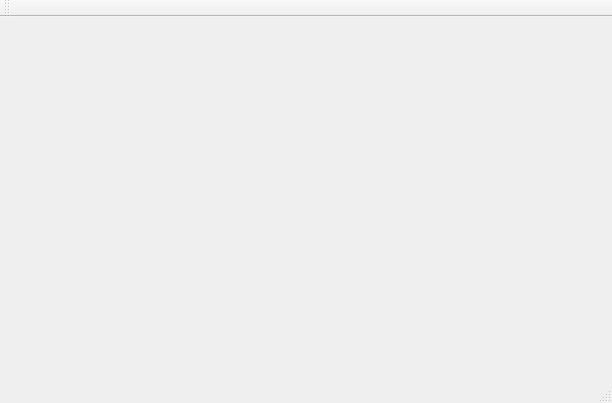
<?xml version="1.0" encoding="UTF-8"?>
<ui version="4.0">
 <class>MainWindow</class>
 <widget class="QMainWindow" name="MainWindow">
  <property name="geometry">
   <rect>
    <x>0</x>
    <y>0</y>
    <width>612</width>
    <height>403</height>
   </rect>
  </property>
  <property name="windowTitle">
   <string>MainWindow</string>
  </property>
  <widget class="QWidget" name="centralWidget">
   <widget class="QCustomPlot" name="plot" native="true">
    <property name="geometry">
     <rect>
      <x>10</x>
      <y>10</y>
      <width>581</width>
      <height>331</height>
     </rect>
    </property>
   </widget>
  </widget>
  <widget class="QMenuBar" name="menuBar">
   <property name="geometry">
    <rect>
     <x>0</x>
     <y>0</y>
     <width>612</width>
     <height>18</height>
    </rect>
   </property>
  </widget>
  <widget class="QToolBar" name="mainToolBar">
   <attribute name="toolBarArea">
    <enum>TopToolBarArea</enum>
   </attribute>
   <attribute name="toolBarBreak">
    <bool>false</bool>
   </attribute>
  </widget>
  <widget class="QStatusBar" name="statusBar"/>
 </widget>
 <layoutdefault spacing="6" margin="11"/>
 <customwidgets>
  <customwidget>
   <class>QCustomPlot</class>
   <extends>QWidget</extends>
   <header>qcustomplot.h</header>
   <container>1</container>
  </customwidget>
 </customwidgets>
 <resources/>
 <connections/>
</ui>
